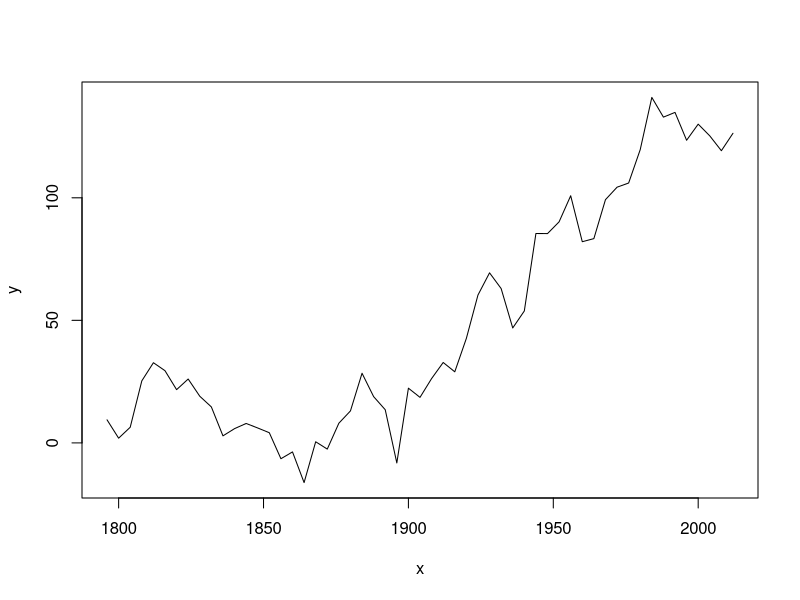
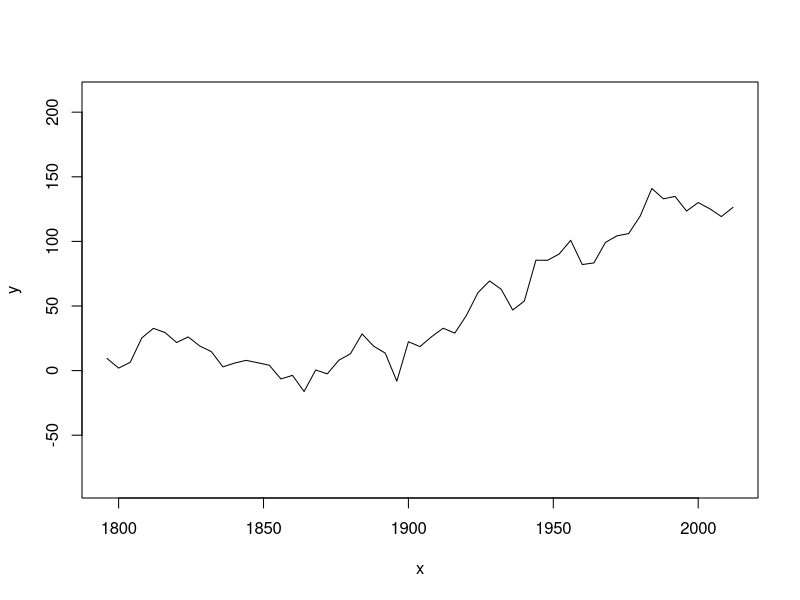
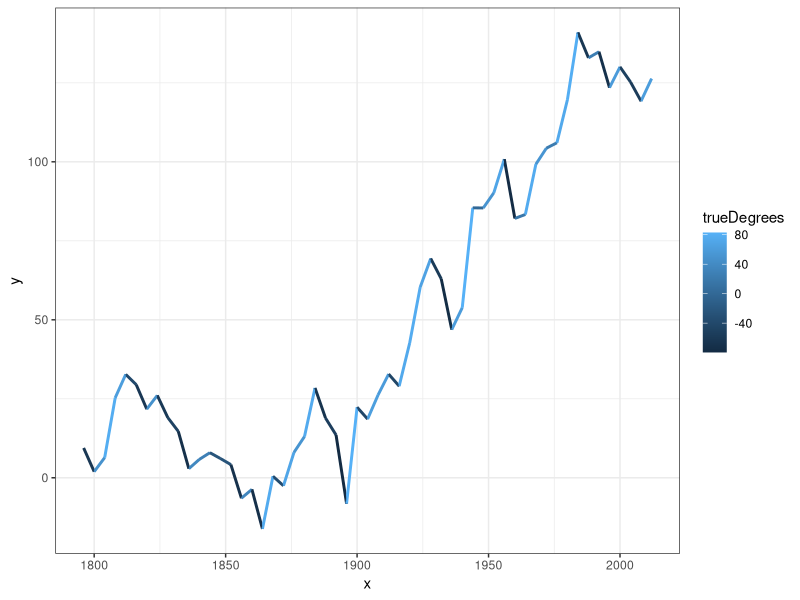
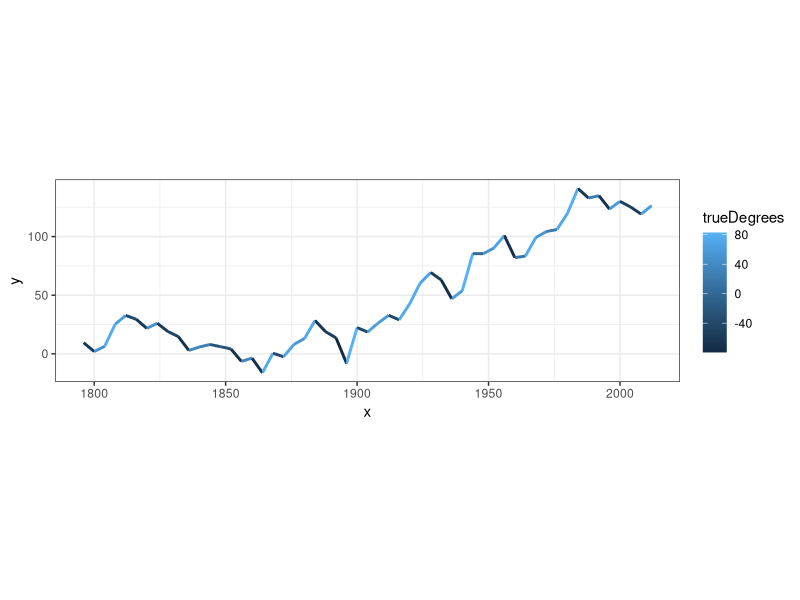

Recreate these plots in R, in order.
# Description : Banking to n degrees
# Website : http://is-r.tumblr.com/post/33632821424/banking-to-n-degrees

# Banking lineplots to n degrees

doInstall <- TRUE # Change to FALSE if you don't want packages installed.
toInstall <- c("ggplot2")
if(doInstall){install.packages(toInstall, repos = "http://cran.r-project.org")}
lapply(toInstall, library, character.only = TRUE)

# Some invented example data
myData <- data.frame(x = seq(1796, 2012, by = 4))
myData$y <- cumsum(rnorm(nrow(myData), 0, 10))

plot(myData, type = "l")

# Desired mean segment angle:
desiredDegrees <- 45 # Change this to see big differences in the result

# Calculate necessary aspect ratio
slopeFrame <- data.frame(apply(myData, 2, diff)) # Find "rise" and "run"
segmentDegrees <- atan(slopeFrame$y / slopeFrame$x) * 180/pi # Get angle
segmentLength <- sqrt(rowSums(slopeFrame ^ 2))
weightedMeanDegrees <- sum(abs(segmentDegrees) * segmentLength) /
  sum(segmentLength) # Weighted mean absolute segment angle
aspectRatio <- tan(abs(desiredDegrees) * pi/180) /
  tan(weightedMeanDegrees * pi/180) # Calculate aspect ratio

plot(myData, type = "l", asp = aspectRatio)
myData$trueDegrees <- c(segmentDegrees, 0)

zp1 <- ggplot(myData,
              aes(x = x, y = y, colour = trueDegrees))
zp1 <- zp1 + geom_line(size = 1)
zp1 <- zp1 + geom_line(size = 1/2)
zp1 <- zp1 + theme_bw()
print(zp1) # With default aspect ratio

zp2 <- zp1 + coord_equal(aspectRatio)
print(zp2) # With adjusted aspect ratio